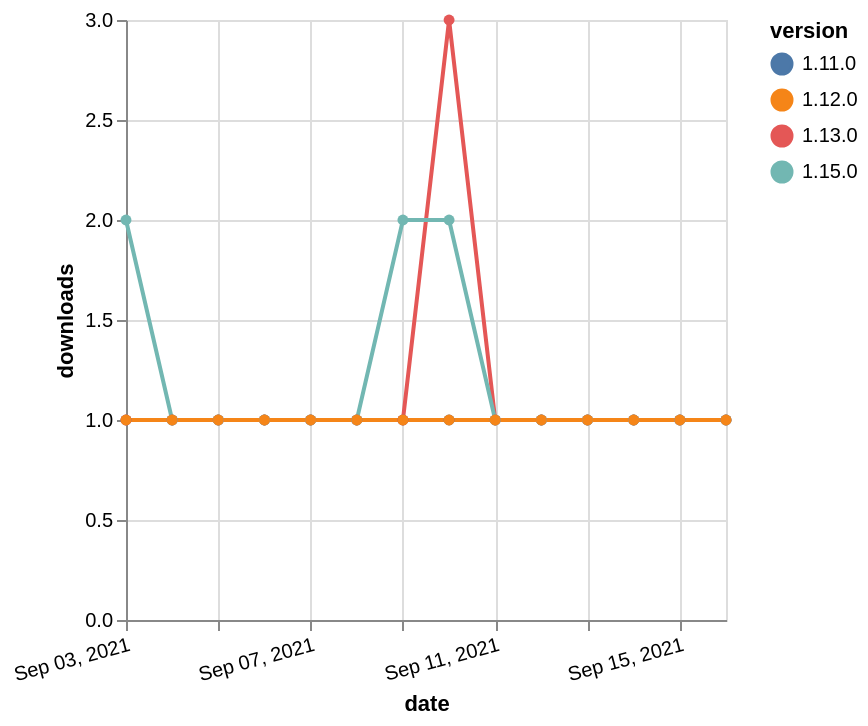

Specify this chart in Vega-Lite:
### Vega-Lite specification from a JSON file in a GitHub repository (floating-point values rounded to 4 significant figures)
{"$schema": "https://vega.github.io/schema/vega-lite/v5.json", "description": "A simple bar chart with embedded data.", "data": {"values": [{"date": "2021-09-03", "total": 208, "delta": 1, "version": "1.11.0"}, {"date": "2021-09-04", "total": 209, "delta": 1, "version": "1.11.0"}, {"date": "2021-09-05", "total": 210, "delta": 1, "version": "1.11.0"}, {"date": "2021-09-06", "total": 211, "delta": 1, "version": "1.11.0"}, {"date": "2021-09-07", "total": 212, "delta": 1, "version": "1.11.0"}, {"date": "2021-09-08", "total": 213, "delta": 1, "version": "1.11.0"}, {"date": "2021-09-09", "total": 214, "delta": 1, "version": "1.11.0"}, {"date": "2021-09-10", "total": 215, "delta": 1, "version": "1.11.0"}, {"date": "2021-09-11", "total": 216, "delta": 1, "version": "1.11.0"}, {"date": "2021-09-12", "total": 217, "delta": 1, "version": "1.11.0"}, {"date": "2021-09-13", "total": 218, "delta": 1, "version": "1.11.0"}, {"date": "2021-09-14", "total": 219, "delta": 1, "version": "1.11.0"}, {"date": "2021-09-15", "total": 220, "delta": 1, "version": "1.11.0"}, {"date": "2021-09-16", "total": 221, "delta": 1, "version": "1.11.0"}, {"date": "2021-09-03", "total": 284, "delta": 1, "version": "1.13.0"}, {"date": "2021-09-04", "total": 285, "delta": 1, "version": "1.13.0"}, {"date": "2021-09-05", "total": 286, "delta": 1, "version": "1.13.0"}, {"date": "2021-09-06", "total": 287, "delta": 1, "version": "1.13.0"}, {"date": "2021-09-07", "total": 288, "delta": 1, "version": "1.13.0"}, {"date": "2021-09-08", "total": 289, "delta": 1, "version": "1.13.0"}, {"date": "2021-09-09", "total": 290, "delta": 1, "version": "1.13.0"}, {"date": "2021-09-10", "total": 293, "delta": 3, "version": "1.13.0"}, {"date": "2021-09-11", "total": 294, "delta": 1, "version": "1.13.0"}, {"date": "2021-09-12", "total": 295, "delta": 1, "version": "1.13.0"}, {"date": "2021-09-13", "total": 296, "delta": 1, "version": "1.13.0"}, {"date": "2021-09-14", "total": 297, "delta": 1, "version": "1.13.0"}, {"date": "2021-09-15", "total": 298, "delta": 1, "version": "1.13.0"}, {"date": "2021-09-16", "total": 299, "delta": 1, "version": "1.13.0"}, {"date": "2021-09-03", "total": 115, "delta": 2, "version": "1.15.0"}, {"date": "2021-09-04", "total": 116, "delta": 1, "version": "1.15.0"}, {"date": "2021-09-05", "total": 117, "delta": 1, "version": "1.15.0"}, {"date": "2021-09-06", "total": 118, "delta": 1, "version": "1.15.0"}, {"date": "2021-09-07", "total": 119, "delta": 1, "version": "1.15.0"}, {"date": "2021-09-08", "total": 120, "delta": 1, "version": "1.15.0"}, {"date": "2021-09-09", "total": 122, "delta": 2, "version": "1.15.0"}, {"date": "2021-09-10", "total": 124, "delta": 2, "version": "1.15.0"}, {"date": "2021-09-11", "total": 125, "delta": 1, "version": "1.15.0"}, {"date": "2021-09-12", "total": 126, "delta": 1, "version": "1.15.0"}, {"date": "2021-09-13", "total": 127, "delta": 1, "version": "1.15.0"}, {"date": "2021-09-14", "total": 128, "delta": 1, "version": "1.15.0"}, {"date": "2021-09-15", "total": 129, "delta": 1, "version": "1.15.0"}, {"date": "2021-09-16", "total": 130, "delta": 1, "version": "1.15.0"}, {"date": "2021-09-03", "total": 176, "delta": 1, "version": "1.12.0"}, {"date": "2021-09-04", "total": 177, "delta": 1, "version": "1.12.0"}, {"date": "2021-09-05", "total": 178, "delta": 1, "version": "1.12.0"}, {"date": "2021-09-06", "total": 179, "delta": 1, "version": "1.12.0"}, {"date": "2021-09-07", "total": 180, "delta": 1, "version": "1.12.0"}, {"date": "2021-09-08", "total": 181, "delta": 1, "version": "1.12.0"}, {"date": "2021-09-09", "total": 182, "delta": 1, "version": "1.12.0"}, {"date": "2021-09-10", "total": 183, "delta": 1, "version": "1.12.0"}, {"date": "2021-09-11", "total": 184, "delta": 1, "version": "1.12.0"}, {"date": "2021-09-12", "total": 185, "delta": 1, "version": "1.12.0"}, {"date": "2021-09-13", "total": 186, "delta": 1, "version": "1.12.0"}, {"date": "2021-09-14", "total": 187, "delta": 1, "version": "1.12.0"}, {"date": "2021-09-15", "total": 188, "delta": 1, "version": "1.12.0"}, {"date": "2021-09-16", "total": 189, "delta": 1, "version": "1.12.0"}]}, "width": "container", "mark": {"type": "line", "point": {"filled": true}}, "encoding": {"x": {"field": "date", "type": "temporal", "timeUnit": "yearmonthdate", "title": "date", "axis": {"labelAngle": -15}}, "y": {"field": "delta", "type": "quantitative", "title": "downloads"}, "color": {"field": "version", "type": "nominal"}, "tooltip": {"field": "delta"}}}
